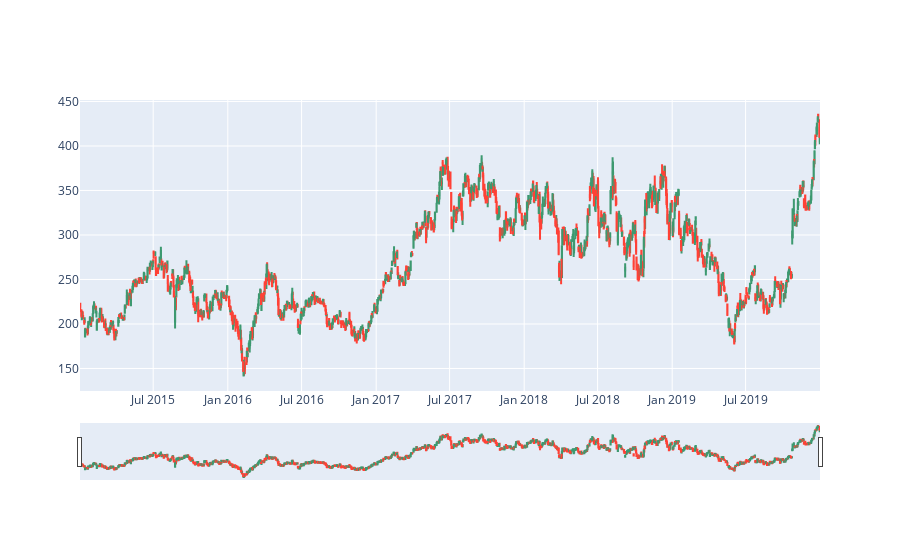

The notebook cell saved with this chart:
### Code cell
tesla_stock_df = pd.read_csv('data/tsla_stock_data.csv')

#tesla_stock_df.head()

chart = candlestick(tesla_stock_df)
chart.show()
chart.write_image('data/tesla_stock_candlestick.jpeg')

### Figure 1 — Plotly figure (JSON) as saved in the notebook; plotly's stock layout.template omitted (floating-point values rounded to 4 significant figures; data arrays with more than 128 entries replaced by an {"elided": "..."} marker saying what was removed)
{"data": [{"close": {"elided": "1258 float values"}, "high": {"elided": "1258 float values"}, "low": {"elided": "1258 float values"}, "open": {"elided": "1258 float values"}, "type": "candlestick", "x": {"elided": "1258 str values"}}], "layout": {}}
